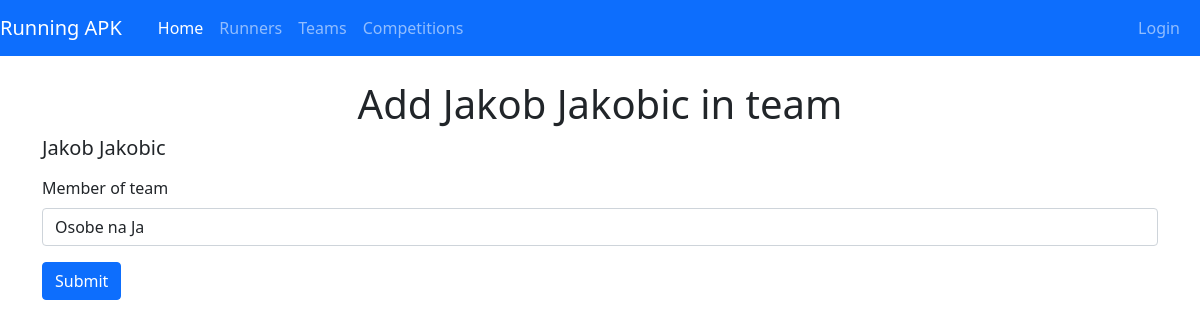
Screenshot of /addmemberinteam.php?id=67 with the database file from the repository.
### tables this page shows
CREATE TABLE `persons` (
  `person_id` int(11) NOT NULL,
  `firstname` varchar(100) NOT NULL,
  `lastname` varchar(100) NOT NULL,
  `dateofbirth` date NOT NULL,
  `emailaddress` varchar(100) NOT NULL,
  `contactnumber` varchar(15) NOT NULL,
  `speciality_id` int(11) DEFAULT NULL,
  `avatar_path` varchar(200) DEFAULT NULL,
  `password` varchar(50) NOT NULL,
  `team_id` int(11) DEFAULT NULL,
  `sex` varchar(1) NOT NULL
);

CREATE TABLE `team` (
  `team_id` int(11) NOT NULL,
  `name` varchar(70) NOT NULL,
  `parentteam_id` int(11) DEFAULT NULL
);

### db/conn.php (called while the page is built, shortened)
<?php
    $host = 'remotemysql.com';
    $db ='M7UijrD2Si';
    $user = 'M7UijrD2Si';
    $pass = 'a7SsbYzcyv';
    $charset = 'utf8mb4';
    $dsn = "mysql:host=$host;dbname=$db;charset=$charset";
    try{
        $pdo=new PDO($dsn, $user, $pass);
        $pdo->setAttribute(PDO::ATTR_ERRMODE, PDO::ERRMODE_EXCEPTION);
    }
    catch(PDOException $e){
       echo "Greska u conn.php";
        throw new PDOException($e->getMessage());
    }
    require_once 'crud.php';
    require_once 'team.php';
    $crudDB = new crud($pdo);
    $teamDB = new team($pdo);
?>

### db/crud.php (called while the page is built, shortened)
<?php
class crud
{
    private $db;
    function __construct($conn)
    {
        $this->db = $conn;
    }
    public function getOnePersonDetailsNew($id)
    {
        try
        {
            $sql=  "SELECT per.*,t.name as teamname FROM persons per left join team t on per.team_id=t.team_id where person_id= :id";
            $stmt= $this->db->prepare($sql);
            $stmt-> bindparam (':id',$id);
            $stmt->execute();
            $result=$stmt->fetch();
            return $result;
        }
        catch (PDOException $e)
        {
            echo '   usao u catch delete ';
            echo $e->getMessage();
            return false;
        }
    }
}
?>

### db/team.php (called while the page is built, shortened)
<?php
    class Team{
        private $db;
        function __construct($conn)
        {
            $this->db = $conn;
        }
    public function getTeamsNames()
    {
        try
        {
            $sql= "SELECT * FROM `team`";
            $result= $this->db->query($sql);
            return $result;
        }
        catch (PDOException $e)
        {
            echo '   usao u catch delete ';
            echo $e->getMessage();
            return false;
        }
    }
    }
    ?>

### addmemberinteam.php (the view, shortened to what this page needs)
<?php
    require_once 'includes/header.php';
    require_once 'db/conn.php';
    if(!isset($_GET['id']) )
    {
        include 'includes/errormessage.php';
        header("Location: viewallpeople.php");
    }
    else
    {
        $idPerson=$_GET['id'];
        $personDetails=$crudDB->getOnePersonDetailsNew($idPerson);
       $allTeams=$teamDB->getTeamsNames();
?>
    <h1 class="text-center">Add  <?php  echo $personDetails['firstname'] . ' '. $personDetails['lastname'];?> in team</h1>
   <form method="post" action="addmemberinteamPOST.php" enctype="multipart/form-data">
        <div class="mb-3">
            <h5 class="card-title">
                <?php  echo $personDetails['firstname'] . ' '. $personDetails['lastname'];?>
            </h5>
        </div>
        <div class="mb-3">
            <label for="specialty" class="form-label">Member of team</label>
            <select   class="form-control"  id="memberofTeam" name="memberofTeam" >
                <?php while($rs = $allTeams->fetch(PDO::FETCH_ASSOC)) { ?>
                    <option value="<?php echo $rs['team_id']?>" <?php if($rs['team_id'] == $personDetails['team_id']) echo 'selected'?>>
                    <?php echo $rs['name']?></option>
                <?php }?>
            </select>
        </div>
        <button  name="submitMemberTeam" class="btn btn-primary">Submit</button>
    </form>
<?php } ?>
<br>
<br>
<br>
<br>
<br>
<?php require_once 'includes/footer.php' ?>

### rows the page displays
persons: firstname "Jakob", lastname "Jakobic", memberofTeam "Osobe na Ja"
